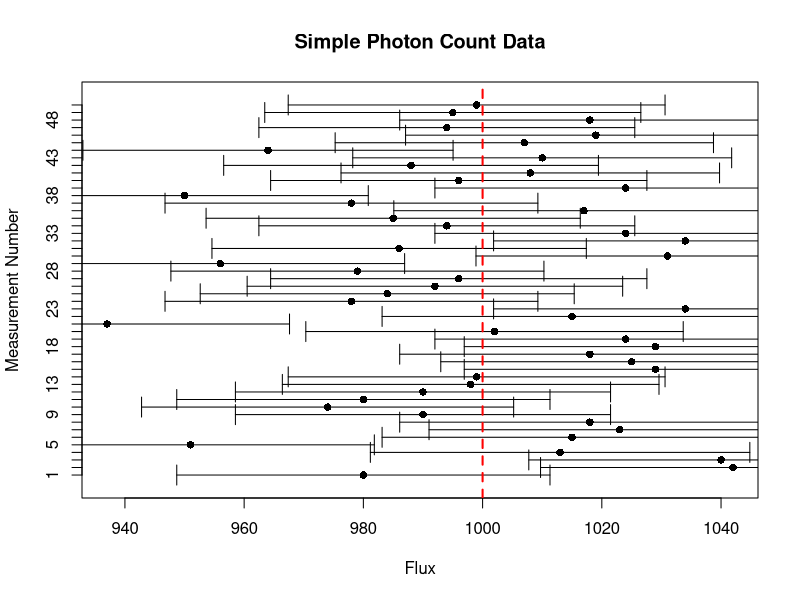
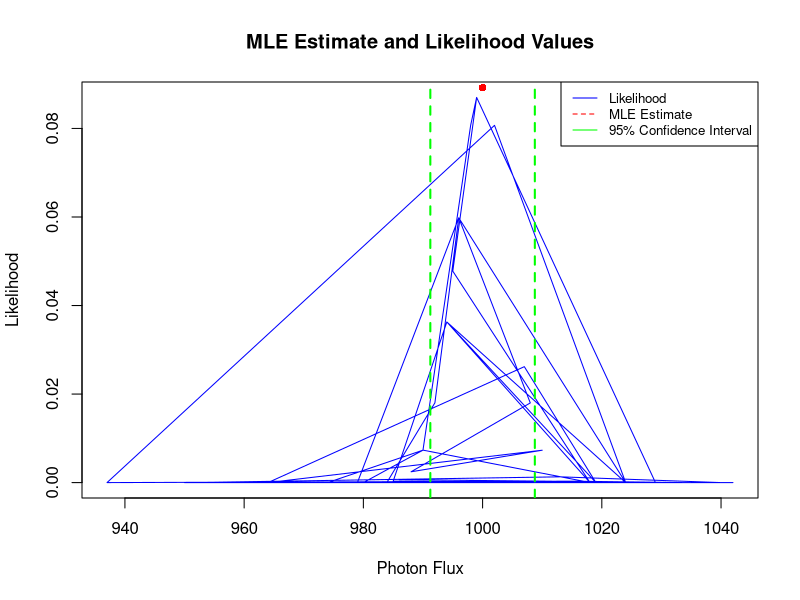
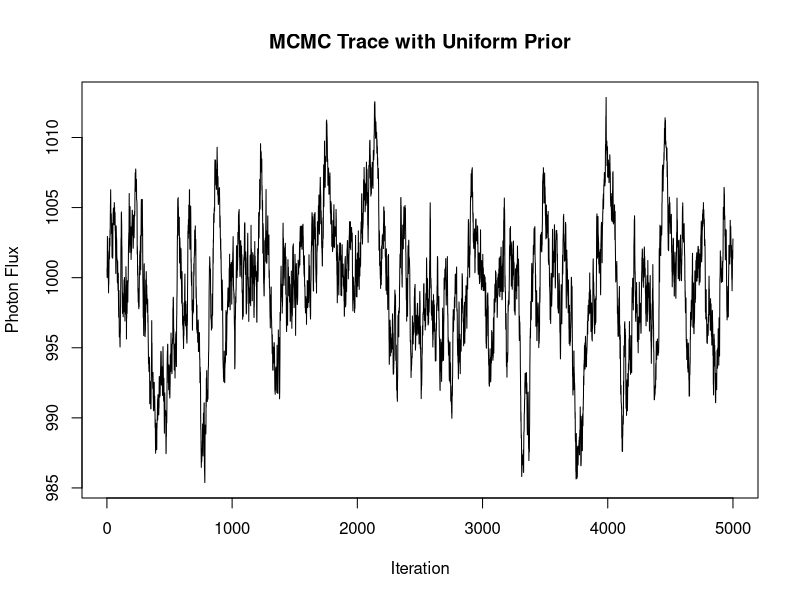
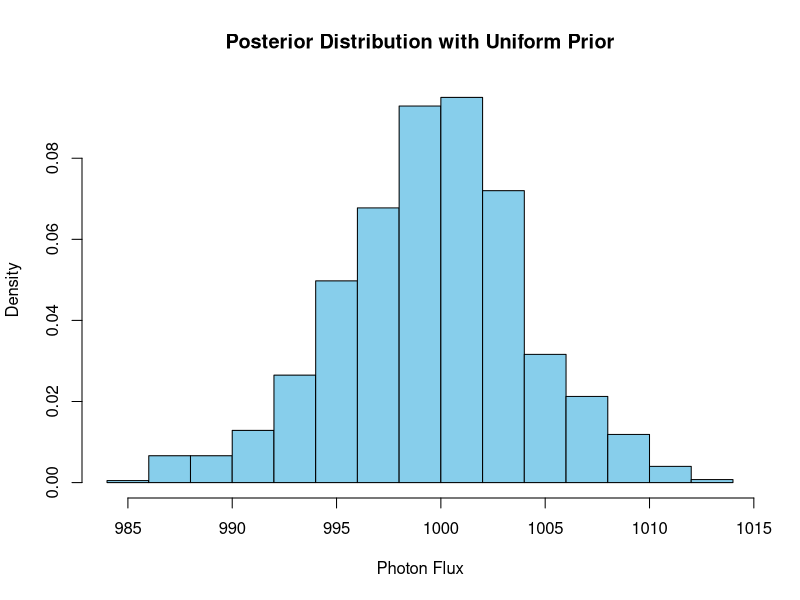
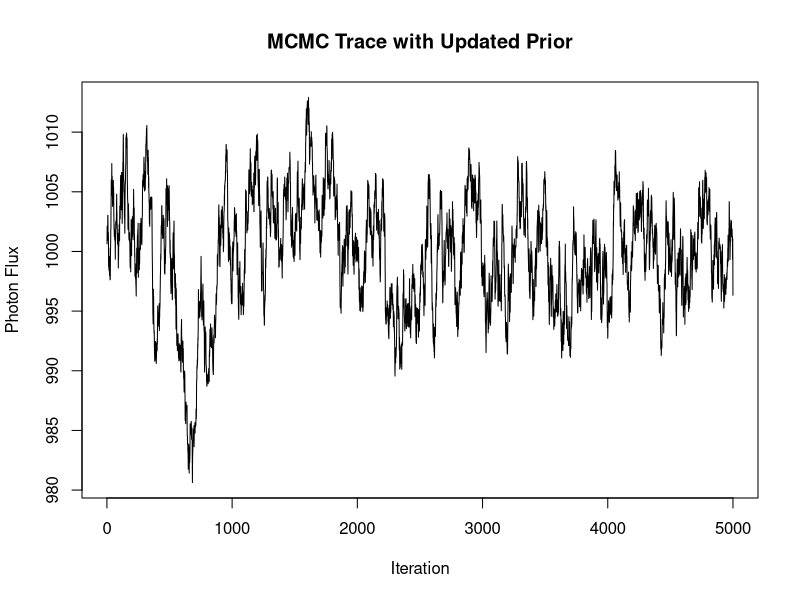
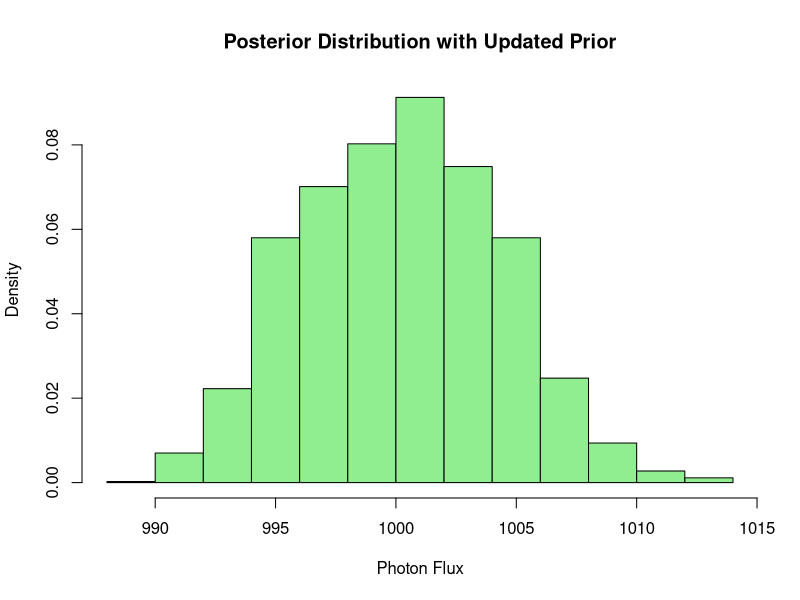
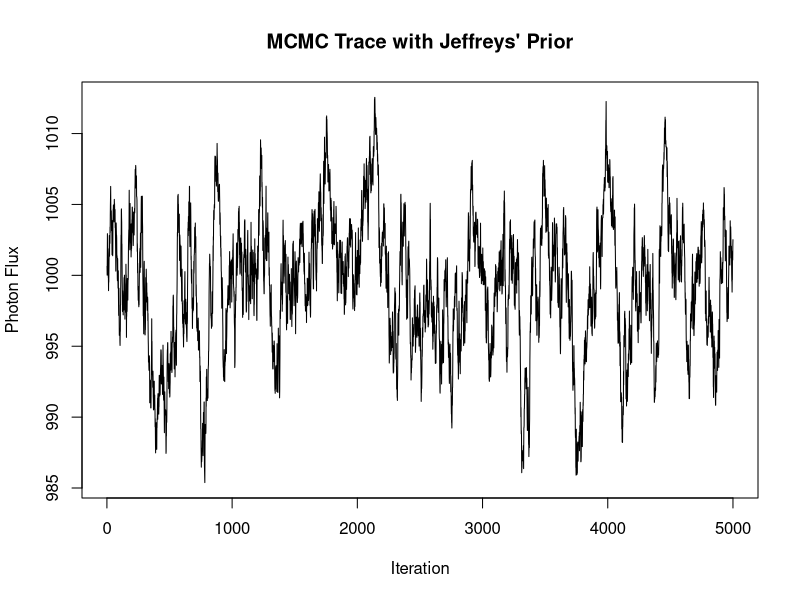
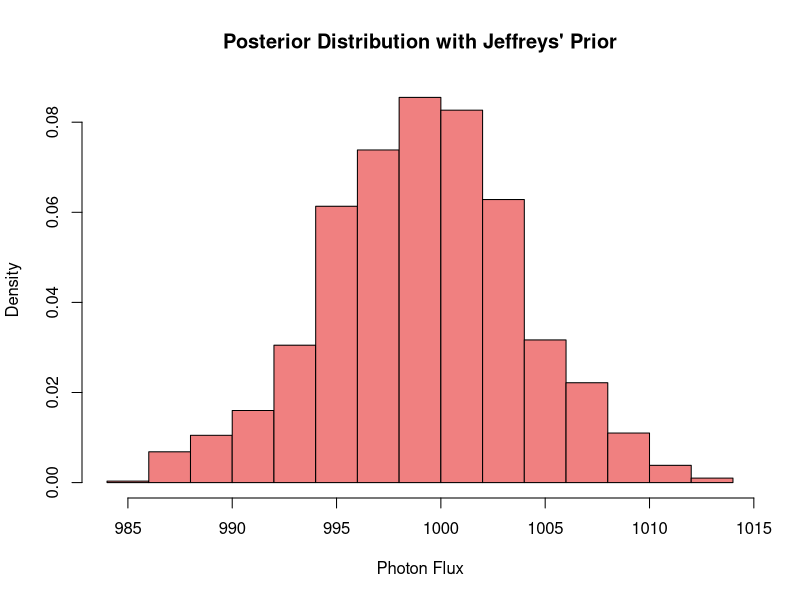

Source code (R) for these figures, in order:
## ---- chunk 1
# Set seed for reproducibility
set.seed(1)

# True flux and number of measurements
F_true <- 1000
N <- 50

# Generating simple photon count data
F_simple <- rpois(N, F_true)
e_simple <- sqrt(F_simple)

# Visualization for simple photon counts
plot(y = 1:N, x = F_simple, pch = 16, xlab = "Flux", ylab = "Measurement Number",
     main = "Simple Photon Count Data", ylim = c(0, N + 1), yaxt = "n")
arrows(x0 = F_simple - e_simple, x1 = F_simple + e_simple, y0 = 1:N, y1 = 1:N, angle = 90, code = 3, length = 0.1)
abline(v = F_true, col = "red", lty = 2, lw = 2)
axis(2, at = 1:N, labels = 1:N)
## ---- chunk 2
# Function to compute negative log-likelihood (for optimization)
neg_log_likelihood <- function(F_true, F_obs, e_obs) {
  N <- length(F_obs)
  log_L <- -N / 2 * log(2 * pi) - sum(log(e_obs)) - sum((F_obs - F_true)^2 / (2 * e_obs^2))
  return(log_L)
}

# Set seed for reproducibility
set.seed(1)

# True flux and number of measurements
F_true <- 1000
N <- 50

# Generating simple photon count data
F_simple <- rpois(N, F_true)
e_simple <- sqrt(F_simple)

# MLE optimization using optim function
mle_result <- optim(par = F_true, fn = neg_log_likelihood, F_obs = F_simple, e_obs = e_simple, method = "BFGS")

# MLE estimate of the photon flux
F_mle <- mle_result$par


se_mle <- sqrt(F_mle/N)

# 95% confidence interval
ci_mle <- c(F_mle - 1.96 * se_mle, F_mle + 1.96 * se_mle)

# Output results
cat("MLE Estimate of Photon Flux:", F_mle, "\n")
cat("Standard Error of MLE Estimate:", se_mle, "\n")
cat("95% Confidence Interval:", ci_mle, "\n")
## ---- chunk 3
# Plot the likelihood values
plot(F_simple, dnorm(F_simple, mean = F_mle, sd = se_mle), type = "l", col = "blue",
     xlab = "Photon Flux", ylab = "Likelihood", main = "MLE Estimate and Likelihood Values")

# Mark the MLE estimate on the plot
points(F_mle, dnorm(F_mle, mean = F_mle, sd = se_mle), col = "red", pch = 16)

# Add confidence interval lines
abline(v = ci_mle[1], col = "green", lty = 2, lwd = 2)
abline(v = ci_mle[2], col = "green", lty = 2, lwd = 2)

# Add legend
legend("topright", legend = c("Likelihood", "MLE Estimate", "95% Confidence Interval"),
       col = c("blue", "red", "green"), lty = 1:2, cex = 0.8)

# Show the plot

## ---- chunk 4
# Define log prior, likelihood, and posterior functions with flat (uniform) prior
log_prior_uniform <- function(theta) {
  return(0)  # Flat (uniform) prior
}

log_likelihood <- function(theta, F, e) {
  return(-0.5 * sum(log(2 * pi * e^2) + (F - theta)^2 / e^2))
}

log_posterior_uniform <- function(theta, F, e) {
  return(log_prior_uniform(theta) + log_likelihood(theta, F, e))
}

# Metropolis-Hastings MCMC algorithm with flat (uniform) prior
metropolis_hastings_mcmc_uniform <- function(n_iterations, F_obs, e_obs) {
  x <- numeric(n_iterations)
  x[1] <- mean(F_obs)  # Initial value

  for (i in 2:n_iterations) {
    proposal <- rnorm(1, mean = x[i-1], sd = 1)
    log_A <- log_posterior_uniform(proposal, F_obs, e_obs) - log_posterior_uniform(x[i-1], F_obs, e_obs)

    if (log(runif(1)) < log_A) {
      x[i] <- proposal  # Accept move
    } else {
      x[i] <- x[i-1]  # Reject and stay where you are
    }
  }

  return(x)
}

# Set seed for reproducibility
set.seed(1)

# Run Metropolis-Hastings MCMC with flat (uniform) prior
mcmc_result_uniform <- metropolis_hastings_mcmc_uniform(n_iterations = 5000, F_obs = F_simple, e_obs = e_simple)

# Plot MCMC trace
plot(mcmc_result_uniform, type = "l", xlab = "Iteration", ylab = "Photon Flux", main = "MCMC Trace with Uniform Prior")

# Burn-in
burn_in_uniform <- 1000
mcmc_result_uniform <- mcmc_result_uniform[(burn_in_uniform + 1):length(mcmc_result_uniform)]

# Plot posterior distribution
hist(mcmc_result_uniform, probability = TRUE, col = "skyblue", main = "Posterior Distribution with Uniform Prior", xlab = "Photon Flux")

# Calculate posterior mean and standard error
posterior_mean_uniform <- mean(mcmc_result_uniform)
posterior_sd_uniform <- sd(mcmc_result_uniform)

# 95% Confidence interval
ci_mcmc_uniform <- quantile(mcmc_result_uniform, c(0.025, 0.975))

# Output results
cat("Posterior Mean with Uniform Prior:", posterior_mean_uniform, "\n")
cat("Posterior Standard Deviation with Uniform Prior:", posterior_sd_uniform, "\n")
cat("95% Credible Interval with Uniform Prior:", ci_mcmc_uniform, "\n")

## ---- chunk 5
# Define log prior, likelihood, and posterior functions with flat (uniform) prior
log_prior_uniform <- function(theta) {
  return(0)  # Flat (uniform) prior
}

log_likelihood <- function(theta, F, e) {
  return(-0.5 * sum(log(2 * pi * e^2) + (F - theta)^2 / e^2))
}

log_posterior_uniform <- function(theta, F, e) {
  return(log_prior_uniform(theta) + log_likelihood(theta, F, e))
}

# Metropolis-Hastings MCMC algorithm with flat (uniform) prior
metropolis_hastings_mcmc_uniform <- function(n_iterations, F_obs, e_obs) {
  x <- numeric(n_iterations)
  x[1] <- mean(F_obs)  # Initial value

  for (i in 2:n_iterations) {
    proposal <- rnorm(1, mean = x[i-1], sd = 1)
    log_A <- log_posterior_uniform(proposal, F_obs, e_obs) - log_posterior_uniform(x[i-1], F_obs, e_obs)

    if (log(runif(1)) < log_A) {
      x[i] <- proposal  # Accept move
    } else {
      x[i] <- x[i-1]  # Reject and stay where you are
    }
  }

  return(x)
}

# Set seed for reproducibility
set.seed(1)

# Run Metropolis-Hastings MCMC with flat (uniform) prior
mcmc_result_uniform <- metropolis_hastings_mcmc_uniform(n_iterations = 5000, F_obs = F_simple, e_obs = e_simple)

# Use the posterior of the previous model as the prior for the next model
prior_next_model <- function(theta) {
  # Use the last posterior from the previous model as the prior
  log_posterior_uniform(theta, F_simple, e_simple)
}

# Metropolis-Hastings MCMC algorithm with updated prior
metropolis_hastings_mcmc_updated_prior <- function(n_iterations, F_obs, e_obs, prior_function) {
  x <- numeric(n_iterations)
  x[1] <- mean(F_obs)  # Initial value

  for (i in 2:n_iterations) {
    proposal <- rnorm(1, mean = x[i-1], sd = 1)
    log_A <- prior_function(proposal) - prior_function(x[i-1])

    if (log(runif(1)) < log_A) {
      x[i] <- proposal  # Accept move
    } else {
      x[i] <- x[i-1]  # Reject and stay where you are
    }
  }

  return(x)
}

# Run Metropolis-Hastings MCMC with updated prior
mcmc_result_updated_prior <- metropolis_hastings_mcmc_updated_prior(
  n_iterations = 5000,
  F_obs = F_simple,
  e_obs = e_simple,
  prior_function = prior_next_model
)

# Plot MCMC trace
plot(mcmc_result_updated_prior, type = "l", xlab = "Iteration", ylab = "Photon Flux", main = "MCMC Trace with Updated Prior")

# Burn-in
burn_in_updated_prior <- 1000
mcmc_result_updated_prior <- mcmc_result_updated_prior[(burn_in_updated_prior + 1):length(mcmc_result_updated_prior)]

# Plot posterior distribution
hist(mcmc_result_updated_prior, probability = TRUE, col = "lightgreen", main = "Posterior Distribution with Updated Prior", xlab = "Photon Flux")

# Calculate posterior mean and standard error
posterior_mean_updated_prior <- mean(mcmc_result_updated_prior)
posterior_sd_updated_prior <- sd(mcmc_result_updated_prior)

# 95% Confidence interval
ci_mcmc_updated_prior <- quantile(mcmc_result_updated_prior, c(0.025, 0.975))

# Output results
cat("Posterior Mean with Updated Prior:", posterior_mean_updated_prior, "\n")
cat("Posterior Standard Deviation with Updated Prior:", posterior_sd_updated_prior, "\n")
cat("95% Credible Interval with Updated Prior:", ci_mcmc_updated_prior, "\n")


## ---- chunk 6
# Define Jeffreys' prior
log_jeffreys_prior <- function(theta) {
  return(-0.5 * log(theta^2))  # Jeffreys' prior
}

# Update log_posterior function to use Jeffreys' prior
log_posterior_jeffreys <- function(theta, F, e) {
  return(log_jeffreys_prior(theta) + log_likelihood(theta, F, e))
}
## ---- chunk 7
# Update metropolis_hastings_mcmc function to accept log_posterior as an argument
set.seed(1)
metropolis_hastings_mcmc <- function(n_iterations, F_obs, e_obs, log_posterior) {
  x <- numeric(n_iterations)
  x[1] <- mean(F_obs)  # Initial value

  for (i in 2:n_iterations) {
    proposal <- rnorm(1, mean = x[i-1], sd = 1)
    log_A <- log_posterior(proposal, F_obs, e_obs) - log_posterior(x[i-1], F_obs, e_obs)

    if (log(runif(1)) < log_A) {
      x[i] <- proposal  # Accept move
    } else {
      x[i] <- x[i-1]  # Reject and stay where you are
    }
  }

  return(x)
}

# Run Metropolis-Hastings MCMC with Jeffreys' prior
mcmc_result_jeffreys <- metropolis_hastings_mcmc(n_iterations = 5000, F_obs = F_simple, e_obs = e_simple, log_posterior = log_posterior_jeffreys)


# Plot MCMC trace with Jeffreys' prior
plot(mcmc_result_jeffreys, type = "l", xlab = "Iteration", ylab = "Photon Flux", main = "MCMC Trace with Jeffreys' Prior")

# Burn-in for the Jeffreys' prior result
burn_in_jeffreys <- 2000
mcmc_result_jeffreys <- mcmc_result_jeffreys[(burn_in_jeffreys + 1):length(mcmc_result_jeffreys)]

# Plot posterior distribution with Jeffreys' prior
hist(mcmc_result_jeffreys, probability = TRUE, col = "lightcoral", main = "Posterior Distribution with Jeffreys' Prior", xlab = "Photon Flux")

# Calculate posterior mean and standard error with Jeffreys' prior
posterior_mean_jeffreys <- mean(mcmc_result_jeffreys)
posterior_sd_jeffreys <- sd(mcmc_result_jeffreys)

# 95% Confidence interval with Jeffreys' prior
ci_mcmc_jeffreys <- quantile(mcmc_result_jeffreys, c(0.025, 0.975))

# Output results with Jeffreys' prior
cat("Posterior Mean with Jeffreys' Prior:", posterior_mean_jeffreys, "\n")
cat("Posterior Standard Deviation with Jeffreys' Prior:", posterior_sd_jeffreys, "\n")
cat("95% Credible Interval with Jeffreys' Prior:", ci_mcmc_jeffreys, "\n")

## ---- chunk 8
# Set seed for reproducibility
set.seed(1)

# True flux and number of measurements
F_true <- 1000
N <- 50

# Generating simple photon count data
F_simple <- rpois(N, F_true)
e_simple <- sqrt(F_simple)

# Visualization for simple photon counts
plot(y = 1:N, x = F_simple, pch = 16, xlab = "Flux", ylab = "Measurement Number",
     main = "Simple Photon Count Data", ylim = c(0, N + 1), yaxt = "n")
arrows(x0 = F_simple - e_simple, x1 = F_simple + e_simple, y0 = 1:N, y1 = 1:N, angle = 90, code = 3)
abline(v = F_true, col = "red", lty = 2, lw = 2)
axis(2, at = 1:N, labels = 1:N)

# Define log prior, likelihood, and posterior functions for flat (uniform) prior
log_prior_flat <- function(theta) {
  return(0)  # Flat (uniform) prior
}

log_likelihood <- function(theta, F, e) {
  return(-0.5 * sum(log(2 * pi * e^2) + (F - theta)^2 / e^2))
}

log_posterior_flat <- function(theta, F, e) {
  return(log_prior_flat(theta) + log_likelihood(theta, F, e))
}

# Define log prior, likelihood, and posterior functions for updating prior
log_posterior_update <- function(theta, F, e) {
  # Use the posterior obtained in the previous case as the prior for the next estimate
  return(log_posterior_flat(theta, F, e))
}

# Define log prior, likelihood, and posterior functions for Jeffreys' prior
log_prior_jeffreys <- function(theta) {
  return(0.5 * log(theta^2))  # Jeffreys' prior
}

log_posterior_jeffreys <- function(theta, F, e) {
  return(log_prior_jeffreys(theta) + log_likelihood(theta, F, e))
}

# Function for Metropolis-Hastings MCMC
metropolis_hastings_mcmc <- function(n_iterations, F_obs, e_obs, log_posterior) {
  x <- numeric(n_iterations)
  x[1] <- mean(F_obs)  # Initial value

  for (i in 2:n_iterations) {
    proposal <- rnorm(1, mean = x[i-1], sd = 1)
    log_A <- log_posterior(proposal, F_obs, e_obs) - log_posterior(x[i-1], F_obs, e_obs)

    if (log(runif(1)) < log_A) {
      x[i] <- proposal  # Accept move
    } else {
      x[i] <- x[i-1]  # Reject and stay where you are
    }
  }

  return(x)
}

# Run Metropolis-Hastings MCMC with flat (uniform) prior
mcmc_result_flat <- metropolis_hastings_mcmc(n_iterations = 5000, F_obs = F_simple, e_obs = e_simple, log_posterior = log_posterior_flat)

# Run Metropolis-Hastings MCMC with updating prior
mcmc_result_update <- metropolis_hastings_mcmc(n_iterations = 5000, F_obs = F_simple, e_obs = e_simple, log_posterior = log_posterior_update)

# Run Metropolis-Hastings MCMC with Jeffreys' prior
mcmc_result_jeffreys <- metropolis_hastings_mcmc(n_iterations = 5000, F_obs = F_simple, e_obs = e_simple, log_posterior = log_posterior_jeffreys)

# Burn-in
burn_in <- 1000
mcmc_result_flat <- mcmc_result_flat[(burn_in + 1):length(mcmc_result_flat)]
mcmc_result_update <- mcmc_result_update[(burn_in + 1):length(mcmc_result_update)]
mcmc_result_jeffreys <- mcmc_result_jeffreys[(burn_in + 1):length(mcmc_result_jeffreys)]

# Calculate posterior mean and standard error for each method
posterior_mean_flat <- mean(mcmc_result_flat)
posterior_sd_flat <- sd(mcmc_result_flat)

posterior_mean_update <- mean(mcmc_result_update)
posterior_sd_update <- sd(mcmc_result_update)

posterior_mean_jeffreys <- mean(mcmc_result_jeffreys)
posterior_sd_jeffreys <- sd(mcmc_result_jeffreys)

# 95% Credible intervals
ci_flat <- quantile(mcmc_result_flat, c(0.025, 0.975))
ci_update <- quantile(mcmc_result_update, c(0.025, 0.975))
ci_jeffreys <- quantile(mcmc_result_jeffreys, c(0.025, 0.975))

# Output results
cat("Flat (Uniform) Prior Method:\n")
cat("Posterior Mean:", posterior_mean_flat, "\n")
cat("Posterior Standard Deviation:", posterior_sd_flat, "\n")
cat("95% Credible Interval:", ci_flat, "\n\n")

cat("Updating Prior Method:\n")
cat("Posterior Mean:", posterior_mean_update, "\n")
cat("Posterior Standard Deviation:", posterior_sd_update, "\n")
cat("95% Credible Interval:", ci_update, "\n\n")

cat("Jeffreys' Prior Method:\n")
cat("Posterior Mean:", posterior_mean_jeffreys, "\n")
cat("Posterior Standard Deviation:", posterior_sd_jeffreys, "\n")
cat("95% Credible Interval:", ci_jeffreys, "\n")

## ---- chunk 9
set.seed(1)

# Parameters for stochastic flux model
N <- 100
mu_true <- 1000
sigma_true <- 15

# Stochastic flux model
F_true <- rnorm(N, mean = mu_true, sd = sigma_true)

# Observed flux with Poisson error
F <- rpois(N, lambda = F_true)
e <- sqrt(F)

# Visualization for varying photon counts
plot(y = 1:N, x = F, pch = 16, xlab = "Flux", ylab = "Measurement Number",
     main = "Varying Photon Count Data", ylim = c(0, N + 1), yaxt = "n")

# Adding error bars
for (i in 1:N) {
  arrows(x0 = F[i] - e[i], x1 = F[i] + e[i], y0 = i, y1 = i, angle = 90, code = 3, length = 0.1, col = "blue")
}

# True flux dots
points(x = F_true, y = 1:N, col = "red", pch = 16)

# Adding y-axis labels
axis(2, at = 1:N, labels = 1:N)
## ---- chunk 10
library(ggplot2)
library(gridExtra)

# Assuming mcmc_result_uniform, mcmc_result_updated_prior, mcmc_result_jeffreys are vectors containing the MCMC samples

# Create data frames from MCMC results
df_uniform <- data.frame(Flux = mcmc_result_uniform, Prior = 'Uniform')
df_updated <- data.frame(Flux = mcmc_result_updated_prior, Prior = 'Updated')
df_jeffreys <- data.frame(Flux = mcmc_result_jeffreys, Prior = 'Jeffreys')

# Combine data frames
df_combined <- rbind(df_uniform, df_updated, df_jeffreys)

# Convert 'Prior' to a factor for coloring
df_combined$Prior <- as.factor(df_combined$Prior)

# Plot the combined posterior distributions
p <- ggplot(df_combined, aes(x = Flux, fill = Prior)) +
  geom_density(alpha = 0.6) +
  labs(title = 'Comparison of Posterior Distributions for Different Priors',
       x = 'Photon Flux', y = 'Density') +
  scale_fill_brewer(palette = 'Set1') +
  theme_minimal()

# Display the plot
print(p)


## ---- chunk 11
# Function to calculate log likelihood
log_likelihood <- function(theta, F, e) {
  mu <- theta[1]
  sigma <- theta[2]

  # Likelihood for normal distribution
  likelihood <- sum(dnorm(F, mean = mu, sd = sigma, log = TRUE))
  
  return(likelihood)
}

# Function to calculate log prior
log_prior <- function(theta) {
  mu <- theta[1]
  sigma <- theta[2]

  # Prior for mu (assuming a broad prior)
  prior_mu <- dnorm(mu, mean = 0, sd = 100, log = TRUE)

  # Prior for sigma (assuming a broad positive prior)
  prior_sigma <- dunif(sigma, min = 0, max = 100, log = TRUE)

  return(prior_mu + prior_sigma)
}

# Function to calculate log posterior
log_posterior <- function(theta, F, e) {
  return(log_prior(theta) + log_likelihood(theta, F, e))
}

# Metropolis-Hastings MCMC algorithm
metropolis_hastings_mcmc <- function(n_iterations, F, e) {
  theta <- matrix(NA, ncol = 2, nrow = n_iterations)
  theta[1, ] <- c(mean(F), sd(F))  # Initial values

  for (i in 2:n_iterations) {
    proposal <- rnorm(2, mean = theta[i-1, ], sd = c(0.1, 0.1))
    log_A <- log_posterior(proposal, F, e) - log_posterior(theta[i-1, ], F, e)

    if (log(runif(1)) < log_A) {
      theta[i, ] <- proposal  # Accept move
    } else {
      theta[i, ] <- theta[i-1, ]  # Reject and stay where you are
    }
  }

  return(theta)
}

# Set seed for reproducibility
set.seed(1)

# Run Metropolis-Hastings MCMC
n_iterations <- 5000
mcmc_result <- metropolis_hastings_mcmc(n_iterations, F, e)

# Burn-in
burn_in <- 1000
mcmc_result <- mcmc_result[(burn_in + 1):n_iterations, ]

# Calculate posterior mean and standard deviation
posterior_mean <- apply(mcmc_result, 2, mean)
posterior_sd <- apply(mcmc_result, 2, sd)

# 95% Credible intervals
ci_lower <- apply(mcmc_result, 2, function(x) quantile(x, 0.025))
ci_upper <- apply(mcmc_result, 2, function(x) quantile(x, 0.975))

# Output results
cat("Posterior Mean:", posterior_mean, "\n")
cat("Posterior Standard Deviation:", posterior_sd, "\n")
cat("95% Credible Interval (Lower):", ci_lower, "\n")
cat("95% Credible Interval (Upper):", ci_upper, "\n")

## ---- chunk 12
# Plot posterior distribution
hist(mcmc_result[, 1], probability = TRUE, col = "skyblue", main = "Posterior Distribution of mean", xlab = "mean")

# Add a vertical line for the true value of mu
abline(v = mu_true, col = "red", lty = 2)

# Plot density curve
lines(density(mcmc_result[, 1]), col = "darkblue", lty = 2)

# Add legend
legend("topright", legend = c("Posterior Distribution", "True Value", "Density Curve"), 
       col = c("skyblue", "red", "darkblue"), lty = c(1, 2, 2))


## ---- chunk 13
# Function to calculate log likelihood
log_likelihood <- function(theta, F, e) {
  mu <- theta[1]
  sigma <- theta[2]

  # Likelihood for normal distribution
  likelihood <- sum(dnorm(F, mean = mu, sd = sigma, log = TRUE))
  
  return(likelihood)
}

# Function to calculate log prior
log_prior <- function(theta) {
  mu <- theta[1]
  sigma <- theta[2]

  # Prior for mu (assuming a broad prior)
  prior_mu <- dnorm(mu, mean = 0, sd = 100, log = TRUE)

  # Prior for sigma (assuming a broad positive prior)
  prior_sigma <- dunif(sigma, min = 0, max = 100, log = TRUE)

  return(prior_mu + prior_sigma)
}

# Function to calculate log posterior
log_posterior <- function(theta, F, e) {
  return(log_prior(theta) + log_likelihood(theta, F, e))
}

# Metropolis-Hastings MCMC algorithm
metropolis_hastings_mcmc <- function(n_iterations, F, e) {
  theta <- matrix(NA, ncol = 2, nrow = n_iterations)
  theta[1, ] <- c(mean(F), sd(F))  # Initial values

  for (i in 2:n_iterations) {
    proposal <- rnorm(2, mean = theta[i-1, ], sd = c(0.1, 0.1))
    log_A <- log_posterior(proposal, F, e) - log_posterior(theta[i-1, ], F, e)

    if (log(runif(1)) < log_A) {
      theta[i, ] <- proposal  # Accept move
    } else {
      theta[i, ] <- theta[i-1, ]  # Reject and stay where you are
    }
  }

  return(theta)
}

# Set seed for reproducibility
set.seed(1)

# Run Metropolis-Hastings MCMC
n_iterations <- 5000
mcmc_result <- metropolis_hastings_mcmc(n_iterations, F, e)

# Burn-in
burn_in <- 1000
mcmc_result <- mcmc_result[(burn_in + 1):n_iterations, ]

# Plot MCMC trace for mu
plot(mcmc_result[, 1], type = "l", xlab = "Iteration", ylab = expression(mu), main = "MCMC Trace for mean")

# Plot MCMC trace for sigma
plot(mcmc_result[, 2], type = "l", xlab = "Iteration", ylab = expression(sigma), main = "MCMC Trace for error")

